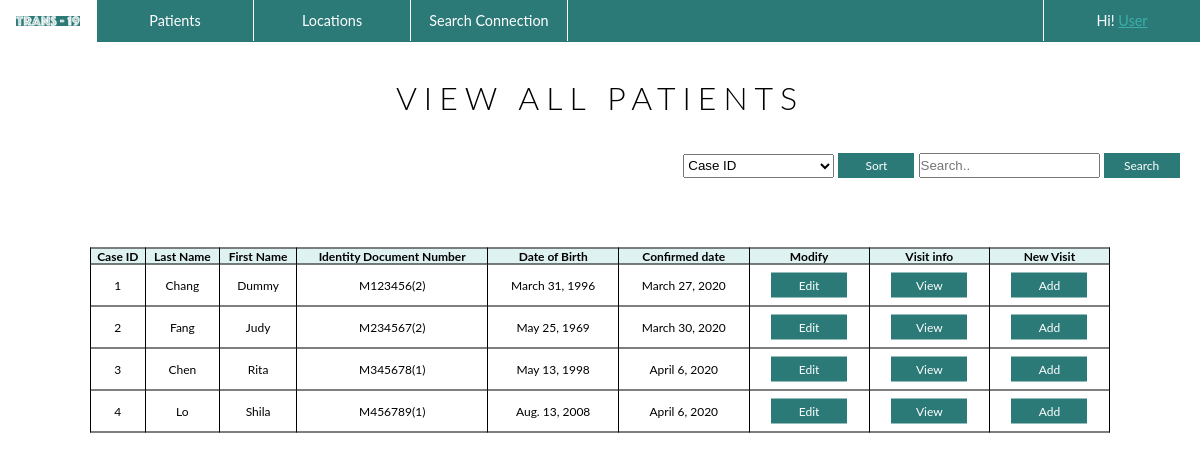
Page /patient_corner/patients on the earlier database version.
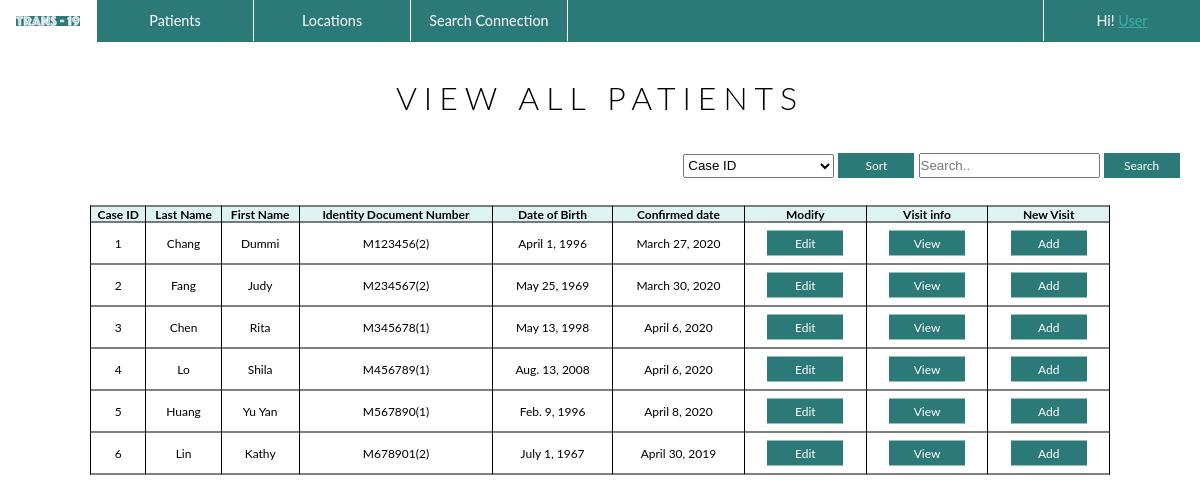
Same page on the later database version.
### patient_corner/models.py (models this page shows, shortened)
class Patient(models.Model):
    caseId = models.AutoField(primary_key=True)
    first_name = models.CharField(max_length=15)
    last_name = models.CharField(max_length=15)
    Id_doc_num = models.CharField(max_length=15)
    date_of_birth = models.DateField()
    confirmed_date = models.DateField()

### patient_corner/views.py (the view)
class ViewPatients(ListView):
    template_name = "patient_corner/patient_list.html"
    model = Patient

### templates/patient_corner/patient_list.html (shortened to what this page needs)
{%load static%}
<!DOCTYPE html>
<html>
<head>
  <link rel="stylesheet" type="text/css" href="{% static 'css/templatestyle.css'%}">
</head>
<body>
  <header>
  <div class="menu">
    <ul>
      <li class="logo"><a href="home"><img src="{% static 'media/logo_navigation.png' %}" style = "max-width: 100%;" alt ="TRANS-19"></a></li>
      <li class="dropdown">
        <a href="patients" class="dropbtn">Patients</a>
      </li>
      <li class="dropdown">
        <a href="locations" class="dropbtn">Locations</a>
      </li>
      <li class="dropdown">
        <a href="searching_form.html">Search Connection</a>
      </li>
      <li class="dropdown" style="float:right; border-left: 1px solid white;  border-right: 0px solid white;  ">
        <a href="locations" class="dropbtn">Hi! <u>User</u></a>
      </li>
    </ul>
  </div>
  </header>
  <div class="title">
    <h1 style="text-align:center">View All Patients</h1>
  </div>
  <div class="sortsearch" style="float:right;">
    <select id="tableheading" class="tableheading">
      <option value="caseId">Case ID</option>
    </select>
    <a href="" class="button" name="sort"> Sort</a>
    <input type="text" placeholder="Search.." name="search" class="searchbar">
    <a href="" class="button" name="search"> Search</a>
  </div>
  <table style="margin-top: 5%;">
    <tr>
      <th>Case ID</th>
      <th>Last Name</th>
      <th>First Name</th>
      <th>Identity Document Number</th>
      <th>Date of Birth</th>
      <th>Confirmed date</th>
      <th>Modify</th>
      <th>Visit info</th>
      <th>New Visit</th>
    </tr>
    {% for patient in patient_list %}
    <tr>
      <td>{{patient.caseId}}</td>
      <td>{{patient.last_name}}</td>
      <td>{{patient.first_name}}</td>
      <td>{{patient.Id_doc_num}}</td>
      <td>{{patient.date_of_birth}}</td>
      <td>{{patient.confirmed_date}}</td>
      <td>
        <a href="{% url 'editpatient' patient.caseId %}" class="button"> Edit </a>
      </td>
      <td>
        <a href="{% url 'patient_visit' patient.caseId %}" class="button"> View </a>
      </td>
      <td>
        <a href="{% url 'addvisit' patient.caseId %}" class="button"> Add </a>
      </td>
        {% empty %}
      <td colspan="9">No patient information available.</td>
      </tr>
      {% endfor %}
  </table>
</body>
</html>

Differences in the rows shown:
changed Patient "Chang": first_name "Dummy" → "Dummi"; date_of_birth "March 31, 1996" → "April 1, 1996"
added Patient: caseId "5", last_name "Huang", first_name "Yu Yan", Id_doc_num "M567890(1)", date_of_birth "Feb. 9, 1996", confirmed_date "April 8, 2020"
added Patient: caseId "6", last_name "Lin", first_name "Kathy", Id_doc_num "M678901(2)", date_of_birth "July 1, 1967", confirmed_date "April 30, 2019"
